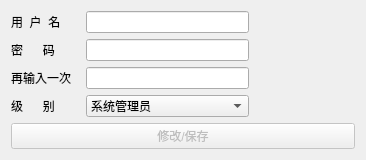
<?xml version="1.0" encoding="UTF-8"?>
<ui version="4.0">
 <class>UserManagement</class>
 <widget class="QFrame" name="UserManagement">
  <property name="geometry">
   <rect>
    <x>0</x>
    <y>0</y>
    <width>366</width>
    <height>159</height>
   </rect>
  </property>
  <property name="windowTitle">
   <string>用户管理</string>
  </property>
  <layout class="QVBoxLayout" name="verticalLayout_2">
   <item>
    <layout class="QHBoxLayout" name="horizontalLayout_6">
     <item>
      <layout class="QHBoxLayout" name="horizontalLayout" stretch="1,1">
       <item>
        <widget class="QLabel" name="label">
         <property name="maximumSize">
          <size>
           <width>69</width>
           <height>16777215</height>
          </size>
         </property>
         <property name="text">
          <string>用  户  名</string>
         </property>
        </widget>
       </item>
       <item>
        <widget class="QLineEdit" name="txtUser">
         <property name="text">
          <string/>
         </property>
        </widget>
       </item>
      </layout>
     </item>
     <item>
      <widget class="QLabel" name="labState">
       <property name="minimumSize">
        <size>
         <width>100</width>
         <height>0</height>
        </size>
       </property>
       <property name="maximumSize">
        <size>
         <width>100</width>
         <height>16777215</height>
        </size>
       </property>
       <property name="text">
        <string/>
       </property>
       <property name="alignment">
        <set>Qt::AlignCenter</set>
       </property>
      </widget>
     </item>
    </layout>
   </item>
   <item>
    <layout class="QHBoxLayout" name="horizontalLayout_5">
     <item>
      <layout class="QVBoxLayout" name="verticalLayout">
       <item>
        <layout class="QHBoxLayout" name="horizontalLayout_2" stretch="1,1">
         <item>
          <widget class="QLabel" name="label_2">
           <property name="maximumSize">
            <size>
             <width>69</width>
             <height>16777215</height>
            </size>
           </property>
           <property name="text">
            <string>密      码</string>
           </property>
          </widget>
         </item>
         <item>
          <widget class="QLineEdit" name="txtPsw1"/>
         </item>
        </layout>
       </item>
       <item>
        <layout class="QHBoxLayout" name="horizontalLayout_3" stretch="1,1">
         <item>
          <widget class="QLabel" name="label_3">
           <property name="maximumSize">
            <size>
             <width>69</width>
             <height>16777215</height>
            </size>
           </property>
           <property name="text">
            <string>再输入一次</string>
           </property>
          </widget>
         </item>
         <item>
          <widget class="QLineEdit" name="txtPsw2"/>
         </item>
        </layout>
       </item>
       <item>
        <layout class="QHBoxLayout" name="horizontalLayout_4">
         <item>
          <widget class="QLabel" name="label_4">
           <property name="maximumSize">
            <size>
             <width>69</width>
             <height>16777215</height>
            </size>
           </property>
           <property name="text">
            <string>级      别</string>
           </property>
          </widget>
         </item>
         <item>
          <widget class="QComboBox" name="comboBoxType">
           <item>
            <property name="text">
             <string>系统管理员</string>
            </property>
           </item>
           <item>
            <property name="text">
             <string>高级用户</string>
            </property>
           </item>
           <item>
            <property name="text">
             <string>普通用户</string>
            </property>
           </item>
          </widget>
         </item>
        </layout>
       </item>
      </layout>
     </item>
     <item>
      <widget class="QLabel" name="labInfo">
       <property name="minimumSize">
        <size>
         <width>100</width>
         <height>0</height>
        </size>
       </property>
       <property name="maximumSize">
        <size>
         <width>100</width>
         <height>16777215</height>
        </size>
       </property>
       <property name="text">
        <string/>
       </property>
       <property name="alignment">
        <set>Qt::AlignCenter</set>
       </property>
      </widget>
     </item>
    </layout>
   </item>
   <item>
    <widget class="QPushButton" name="btnSave">
     <property name="enabled">
      <bool>false</bool>
     </property>
     <property name="text">
      <string>修改/保存</string>
     </property>
    </widget>
   </item>
  </layout>
 </widget>
 <resources/>
 <connections/>
</ui>
